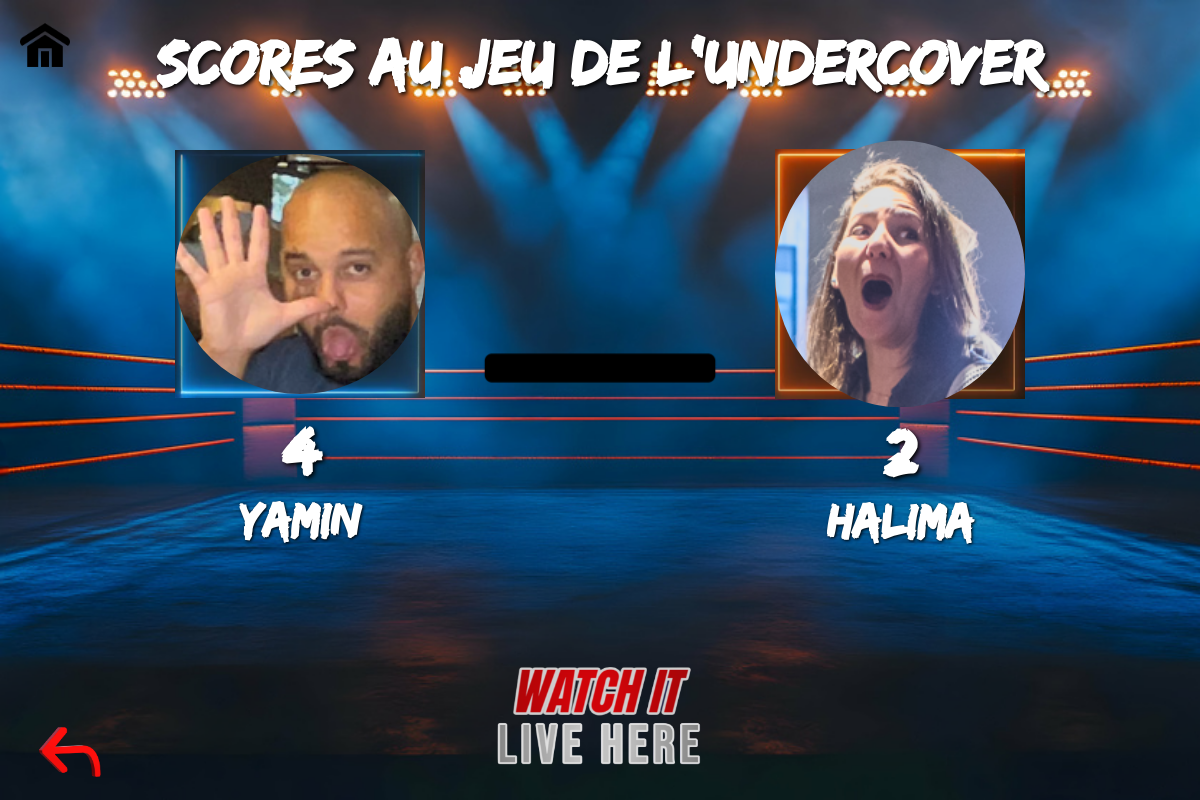
The app's page /page/undercover.php with its own data.
### tables this page shows
CREATE TABLE IF NOT EXISTS `undercover` (
  `id_personne` int NOT NULL,
  `victoire` int NOT NULL,
  `defaite` int NOT NULL,
  `defaite_eclair` int NOT NULL,
  KEY `fk_id_personne` (`id_personne`)
);

CREATE TABLE IF NOT EXISTS `persos` (
  `id` int NOT NULL AUTO_INCREMENT,
  `prenom` varchar(10) NOT NULL,
  PRIMARY KEY (`id`)
);

### page/undercover.php (the view, shortened to what this page needs)
<?php
$pdo = new PDO('mysql:host=localhost;dbname=vs;charset=utf8mb4', 'root', '');
$sql_undercover = "
    SELECT p.prenom,
           u.victoire AS victoire_undercover,
           u.defaite AS defaite_undercover,
           u.defaite_eclair AS defaite_eclair_undercover
    FROM persos p
    LEFT JOIN undercover u ON p.id = u.id_personne
";
$joueurs = $pdo->query($sql_undercover)->fetchAll(PDO::FETCH_ASSOC);
?>
<main class="content">
    <h1>Scores au jeu de l'Undercover</h1>
    <div class="center-images">
        <div class="player">
            <div class="image-container">
                <img src="img/perso/yamin2.png" alt="Yamine" class="inner-player">
            </div>
            <div class="score-name">
                <h1><?= htmlspecialchars($joueurs[0]['victoire_undercover'] ?? 0) ?></h1>
                <h2><?= htmlspecialchars($joueurs[0]['prenom'] ?? 'Yamine') ?></h2>
            </div>
        </div>
        <img src="img/dash.png" alt="Dash" class="watch-image">
        <div class="player">
            <div class="image-container">
                <img src="img/perso/halima2.png" alt="Halima" class="inner-player">
            </div>
            <div class="score-name">
                <h1><?= htmlspecialchars($joueurs[1]['victoire_undercover'] ?? 0) ?></h1>
                <h2><?= htmlspecialchars($joueurs[1]['prenom'] ?? 'Halima') ?></h2>
            </div>
        </div>
    </div>
    <div class="watch-container">
        <img src="img/watch.png" alt="Watch" class="watch-image">
    </div>
</main>
<a href="javascript:history.back()" class="btn-retour">
    <img src="img/return.png" alt="Bouton retour" />
</a>
<a href="/vs/page/menu.php" class="btn-accueil">
  <img src="/vs/img/home.png" alt="Accueil" />
</a>

### page/undercover.php (style rules this page uses)
.btn-retour { position: fixed; bottom: 20px; left: 20px; z-index: 1000; cursor: pointer; display: inline-block; width: 50px; height: auto; }
.btn-retour img { width: 200%; height: auto; display: block; }
.btn-accueil { position: fixed; top: 20px; left: 20px; z-index: 1000; cursor: pointer; display: inline-block; width: 50px; height: auto; }
.btn-accueil img { width: 100%; height: auto; display: block; }
.content { display: flex; flex-direction: column; align-items: center; gap: 50px; text-align: center; }
h1 { font-size: 4em; margin: 0; color: #fff; text-shadow: 2px 2px 4px #000; }
h2 { font-size: 2em; margin-top: 10px; color: #fff; text-shadow: 1px 1px 3px #000; }
.center-images { display: flex; justify-content: center; align-items: center; flex-wrap: wrap; gap: 50px; }
.player { display: flex; flex-direction: column; align-items: center; }
.player img, .watch-image { width: 250px; max-width: 80vw; height: auto; }
.watch-container { display: flex; justify-content: center; margin-top: 20px; }
.image-container { position: relative; width: 250px; max-width: 80vw; }
.image-container img { width: 100%; height: auto; display: block; }
.inner-player { position: absolute; top: 50%; left: 50%; transform: translate(-50%, -50%); width: 100px; height: auto; border-radius: 50%; z-index: 2; }
.score-name { margin-top: 15px; text-align: center; }
.score-name h1 { font-size: 4em; margin: 0; color: white; text-shadow: 2px 2px 4px #000; }
.score-name h2 { font-size: 3em; margin-top: 5px; color: #fff; text-shadow: 1px 1px 3px #000; }

### records on screen
undercover: victoire "4"
persos: prenom "Yamin"
undercover: victoire "2"
persos: prenom "Halima"
